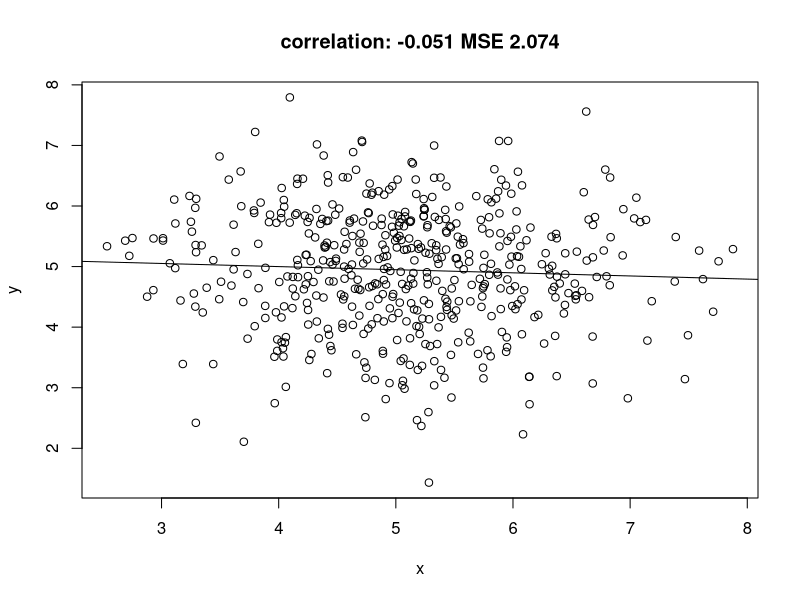
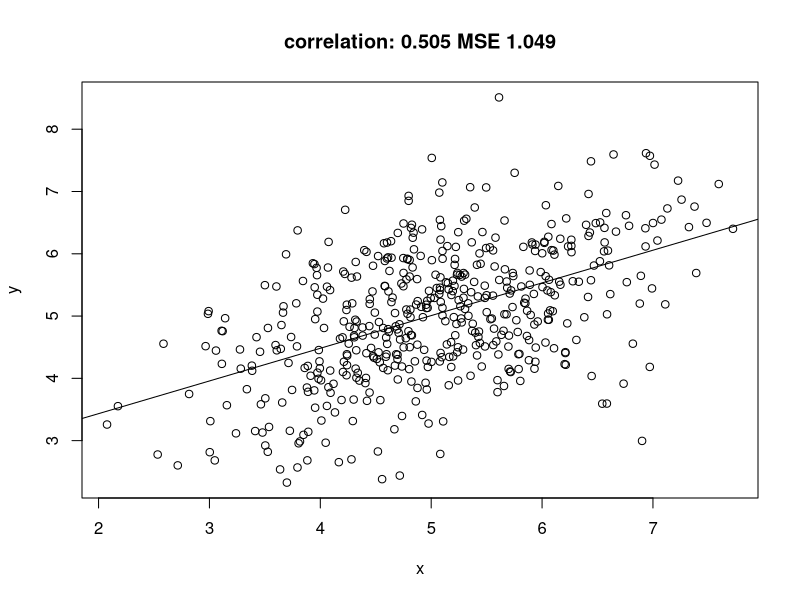
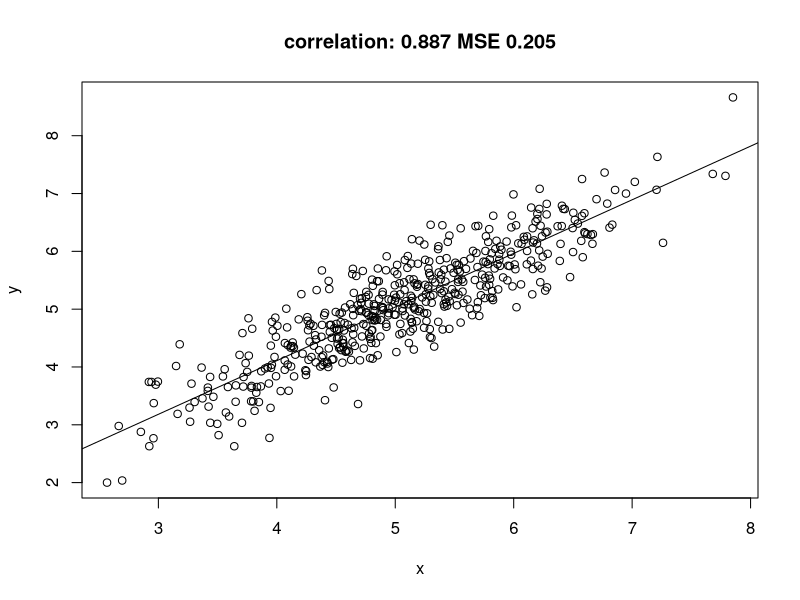
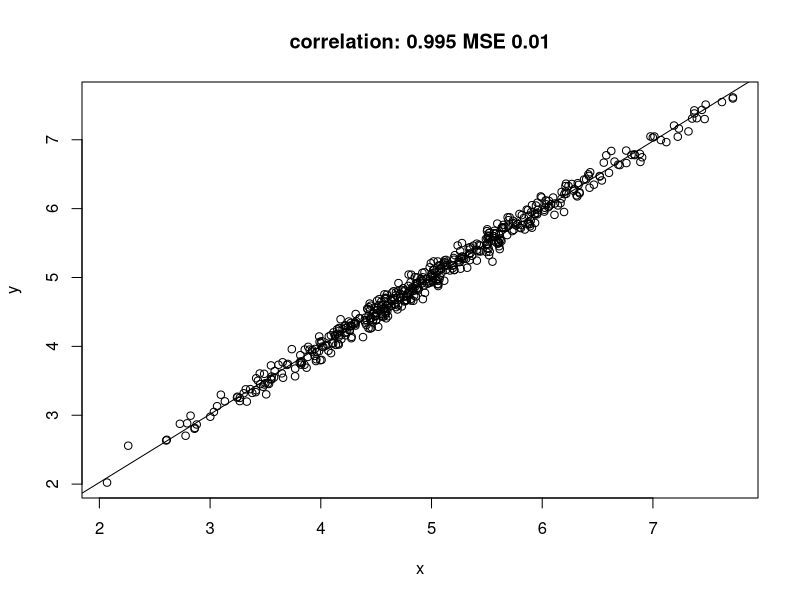

Write R code to recreate these figures, in order.
## ---- chunk 1
library(mvtnorm)
r = 0.0
Sigma = cbind(c(1, r), c(r, 1))
out = rmvnorm(500, c(5,5), Sigma)
x = out[,1]
y = out[,2]
plot(x, y)
model = lm(y~x)
summary(model)
lines(abline(model))
mse = round(mean((x-y)^2), digits=3)
title(paste("correlation:", round(cor(x,y),digits=3), "MSE", mse))

r = .5
Sigma = cbind(c(1, r), c(r, 1))
out = rmvnorm(500, c(5,5), Sigma)
x = out[,1]
y = out[,2]
plot(x, y)
model = lm(y~x)
summary(model)
lines(abline(model))
mse = round(mean((x-y)^2), digits=3)
title(paste("correlation:", round(cor(x,y),digits=3), "MSE", mse))

r = .9
Sigma = cbind(c(1, r), c(r, 1))
out = rmvnorm(500, c(5,5), Sigma)
x = out[,1]
y = out[,2]
plot(x, y)
model = lm(y~x)
summary(model)
lines(abline(model))
mse = round(mean((x-y)^2), digits=3)
title(paste("correlation:", round(cor(x,y),digits=3), "MSE", mse))

r = .95
Sigma = cbind(c(1, r), c(r, 1))
out = rmvnorm(500, c(5,5), Sigma)
x = out[,1]
y = out[,2]
y = x + 0.1 * rnorm(500)
plot(x, y)
model = lm(y~x)
summary(model)
lines(abline(model))
mse = round(mean((x-y)^2), digits=3)
title(paste("correlation:", round(cor(x,y),digits=3), "MSE", mse))
